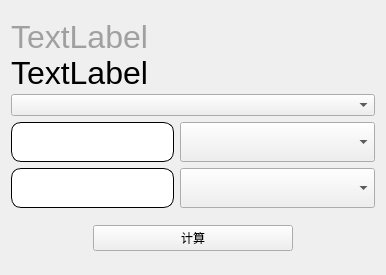
<?xml version="1.0" encoding="UTF-8"?>
<ui version="4.0">
 <class>Form</class>
 <widget class="QWidget" name="Form">
  <property name="geometry">
   <rect>
    <x>0</x>
    <y>0</y>
    <width>386</width>
    <height>275</height>
   </rect>
  </property>
  <property name="windowTitle">
   <string>Trans</string>
  </property>
  <layout class="QVBoxLayout" name="verticalLayout">
   <item>
    <layout class="QGridLayout" name="gridLayout">
     <item row="4" column="1">
      <widget class="QComboBox" name="twoInputcomboBox">
       <property name="minimumSize">
        <size>
         <width>0</width>
         <height>40</height>
        </size>
       </property>
      </widget>
     </item>
     <item row="4" column="0">
      <widget class="QLineEdit" name="twoInput">
       <property name="minimumSize">
        <size>
         <width>0</width>
         <height>40</height>
        </size>
       </property>
       <property name="styleSheet">
        <string notr="true">.QLineEdit{
	border-radius: 10%;
	border: 1px solid black;
}

.QLineEdit:hover{
	background-color: rgb(160, 255, 255);
}</string>
       </property>
      </widget>
     </item>
     <item row="3" column="0">
      <widget class="QLineEdit" name="oneInput">
       <property name="minimumSize">
        <size>
         <width>0</width>
         <height>40</height>
        </size>
       </property>
       <property name="styleSheet">
        <string notr="true">.QLineEdit{
	border-radius: 10%;
	border: 1px solid black;
}

.QLineEdit:hover{
	background-color: rgb(160, 255, 255);
}</string>
       </property>
      </widget>
     </item>
     <item row="2" column="0" colspan="2">
      <widget class="QComboBox" name="dataTypecomboBox"/>
     </item>
     <item row="0" column="0">
      <widget class="QLabel" name="originDataLabel">
       <property name="maximumSize">
        <size>
         <width>1000</width>
         <height>30</height>
        </size>
       </property>
       <property name="font">
        <font>
         <pointsize>24</pointsize>
        </font>
       </property>
       <property name="styleSheet">
        <string notr="true">color: rgb(160, 160, 160)</string>
       </property>
       <property name="text">
        <string>TextLabel</string>
       </property>
      </widget>
     </item>
     <item row="3" column="1">
      <widget class="QComboBox" name="oneInputcomboBox">
       <property name="minimumSize">
        <size>
         <width>195</width>
         <height>40</height>
        </size>
       </property>
       <property name="styleSheet">
        <string notr="true"/>
       </property>
      </widget>
     </item>
     <item row="1" column="0">
      <widget class="QLabel" name="transDataLabel">
       <property name="maximumSize">
        <size>
         <width>1000</width>
         <height>30</height>
        </size>
       </property>
       <property name="font">
        <font>
         <pointsize>24</pointsize>
        </font>
       </property>
       <property name="styleSheet">
        <string notr="true"/>
       </property>
       <property name="text">
        <string>TextLabel</string>
       </property>
      </widget>
     </item>
    </layout>
   </item>
   <item>
    <layout class="QHBoxLayout" name="horizontalLayout">
     <item>
      <widget class="QPushButton" name="pushButton">
       <property name="maximumSize">
        <size>
         <width>200</width>
         <height>16777215</height>
        </size>
       </property>
       <property name="layoutDirection">
        <enum>Qt::LeftToRight</enum>
       </property>
       <property name="text">
        <string>计算</string>
       </property>
      </widget>
     </item>
    </layout>
   </item>
  </layout>
 </widget>
 <resources/>
 <connections/>
</ui>
